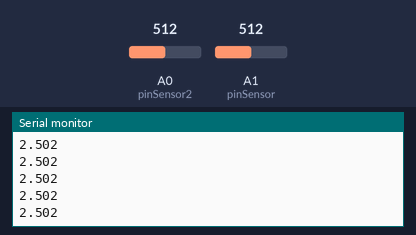
Simulated run of this sketch. Board: Arduino Uno, built with avr-gcc and run on an emulated ATmega328P. Parts: the last lines printed to the serial monitor. The inputs (shaded band) are chosen by the test bench; at power-on: A1 (pinSensor) = 512, A0 (pinSensor2) = 512.

Above: at 1.2 s.
1.3 s: A1 (pinSensor) set to 716
At 1.31 s:
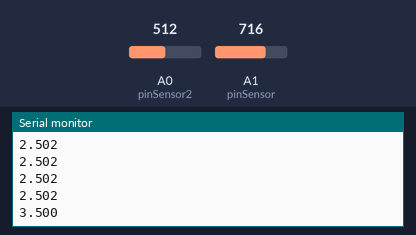
2.8 s: A1 (pinSensor) set to 900
At 2.83 s:
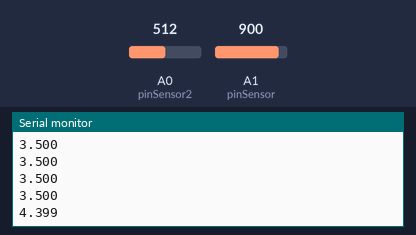
Timing chart, 0 to 5.8 s (numbered marks = the images above; inputs shaded):
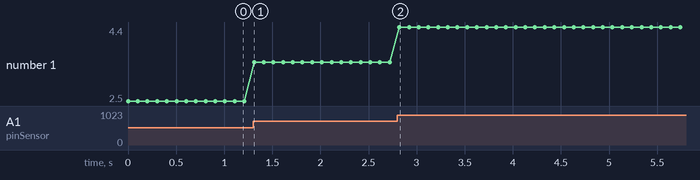

The sketch:

sketch_readsensor.ino
```cpp
// Lectura de sensor de presión resistivo (FSR) mediante divisor de voltaje
// Conexión:
//   5V (o 3.3V en STM32) -> Sensor FSR -> Pin analógico -> Resistencia fija (1kΩ) -> GND

const int pinSensor = A1;      // Pin analógico de lectura
const int pinSensor2 = A0;      // Pin analógico de lectura

const float voltajeRef = 5;  // 3.3 si usas STM32 (ajusta según tu placa)
const int resolucionADC = 1023; // 1023 para Arduino (10 bits), 4095 para STM32 (12 bits)
const float resistenciaFija = 1000.0; // Valor de la resistencia del divisor (ohms)s

void setup() {
  Serial.begin(9600);
}

void loop() {
  int lecturaADC = analogRead(pinSensor);
  int lecturaADCraw = analogRead(pinSensor2);


  // Convertir lectura a voltaje
  float voltaje = lecturaADC * (voltajeRef / resolucionADC);

  // Evitar división por cero cuando no hay presión (voltaje ~0)
  float resistenciaFSR;
  if (voltaje > 0.01) {
    resistenciaFSR = resistenciaFija * (voltajeRef - voltaje) / voltaje;
  } else {
    resistenciaFSR = -1; // Sin contacto / resistencia muy alta
  }

  //Serial.print("ADC: ");
  //Serial.print(lecturaADC);
 // Serial.print("ADC raw: ");
  //Serial.print(lecturaADCraw);
  //Serial.print("  |  Voltaje: ");
  Serial.println(voltaje, 3);
  //Serial.print(" V  |  Resistencia FSR: ");
  //if (resistenciaFSR > 0) {
  //  Serial.print(resistenciaFSR, 0);
  //  Serial.println(" ohms");
 // } else {
  //  Serial.println("N/A (sin presión)");
  //}

  delay(100);
}
```

Measured:
- after the input at 1.3 s, the serial monitor: prints a new line at once (image 1)
- after the input at 2.8 s, the serial monitor: prints a new line at once (image 2)
- plotted number 1: 2.5 → 3.5 after the input at 1.3 s, 3.5 → 4.4 after the input at 2.8 s
